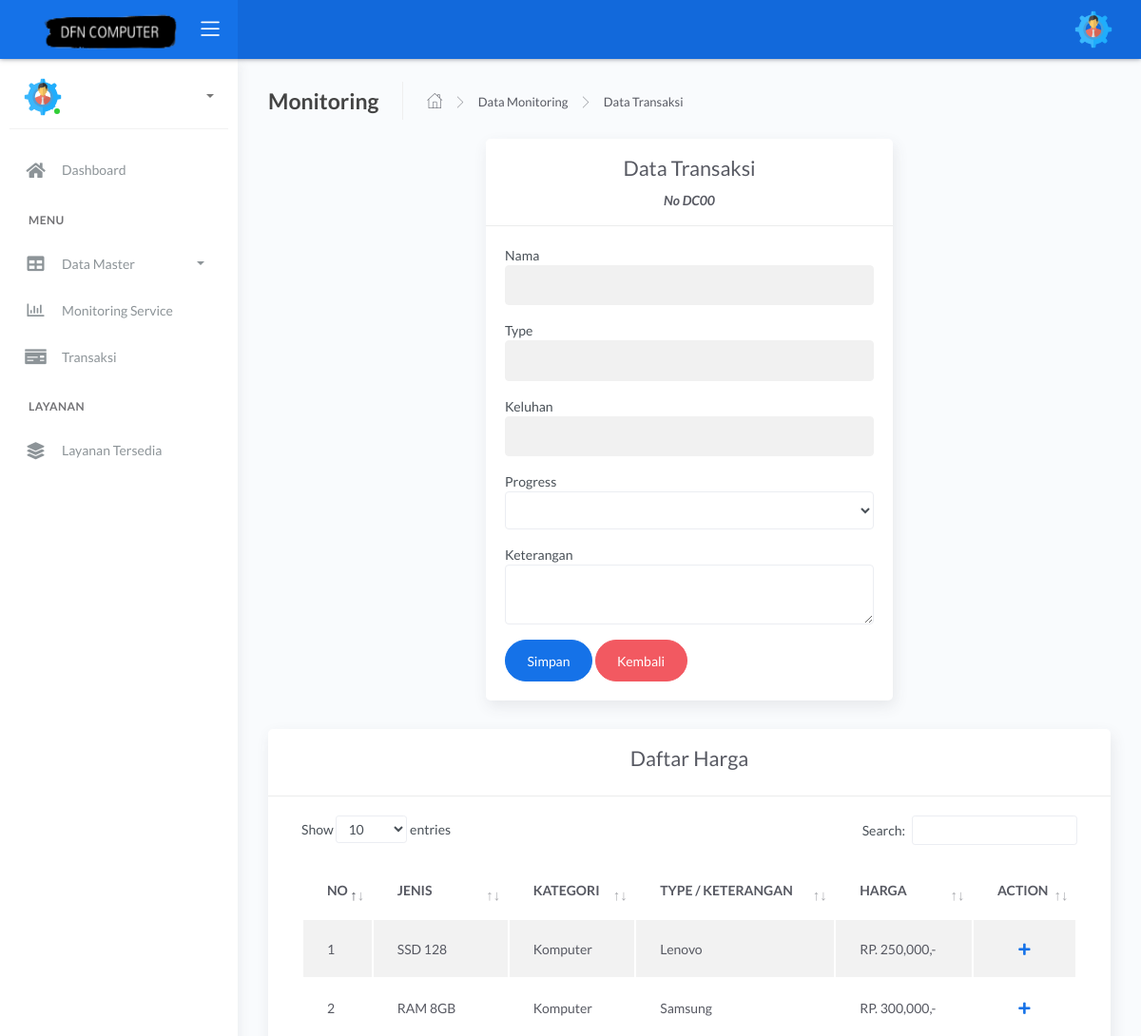
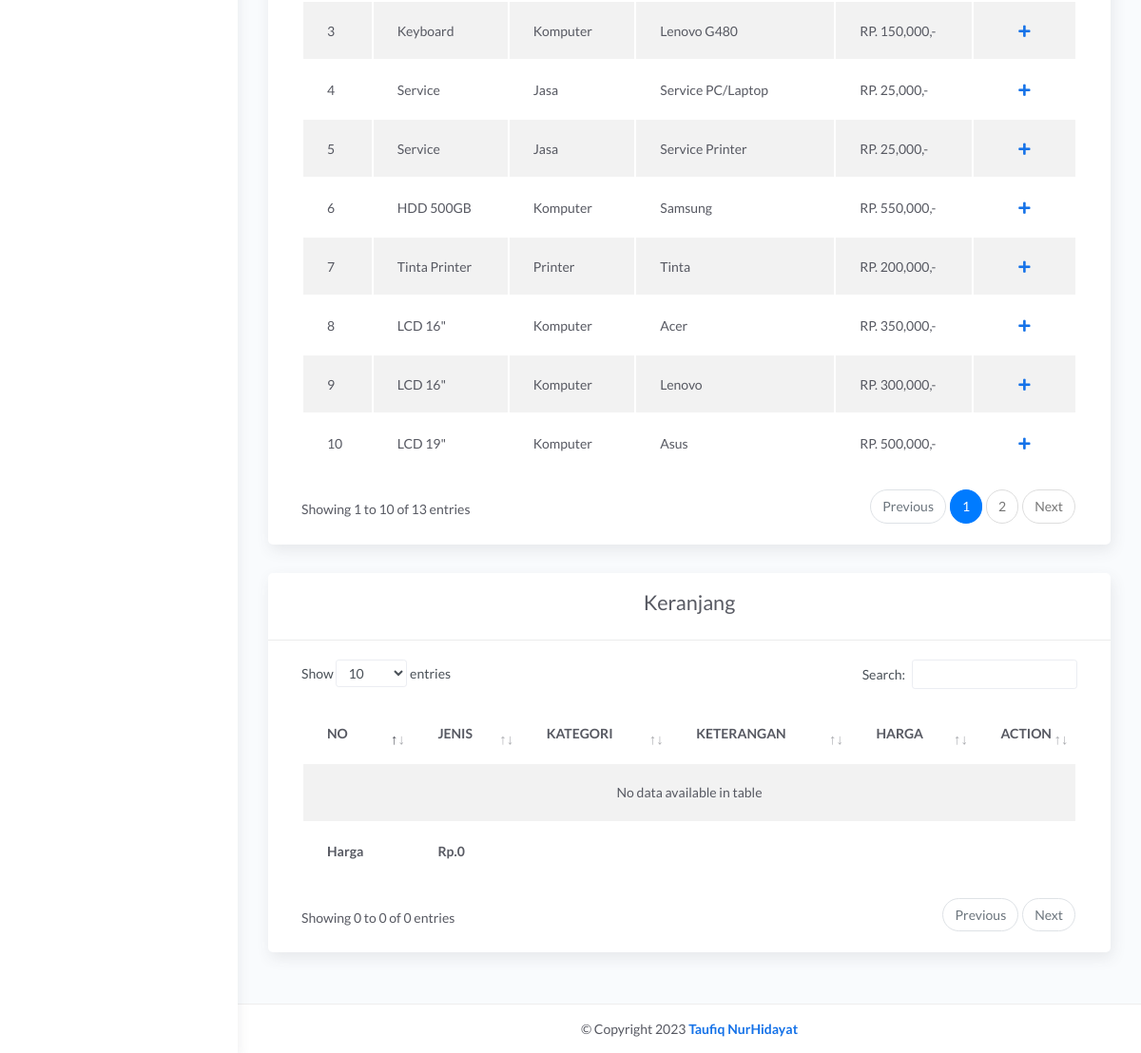
/admin/teknisi/monitoring_transaksi.php, run on the app's committed database (2 pictures, top to bottom).
### tables this page shows
CREATE TABLE `harga` (
  `id_harga` int(11) NOT NULL,
  `jenis` varchar(255) NOT NULL,
  `kategori` varchar(255) NOT NULL,
  `type` varchar(255) NOT NULL,
  `harga` int(11) NOT NULL
);

### admin/teknisi/monitoring_transaksi.php (the view, shortened to what this page needs)
<?php include 'header.php'; ?>
<div class="main-panel">
    <div class="content">
        <div class="page-inner ">
            <div class="page-header">
                <h4 class="page-title">Monitoring</h4>
                <ul class="breadcrumbs">
                    <li class="nav-home">
                        <a href="index.php">
                            <i class="flaticon-home"></i>
                        </a>
                    </li>
                    <li class="separator">
                        <i class="flaticon-right-arrow"></i>
                    </li>
                    <li class="nav-item">
                        <a href="monitoring_service.php">Data Monitoring</a>
                    </li>
                    <li class="separator">
                        <i class="flaticon-right-arrow"></i>
                    </li>
                    <li class="nav-item">
                        <a href="monitoring_transaksi.php?no_service=<?php echo $no_service ?>">Data Transaksi</a>
                    </li>
                </ul>
            </div>
            <div class="row justify-content-center">
                <div class="col-md-6">
                    <div class="card">
                        <div class=" card-header ">
                            <center>
                                <h2>Data Transaksi</h2>
                                <i>
                                    <b>No DC00<?php echo $no_service; ?></b>
                                </i>
                            </center>
                        </div>
                        <div class="card-body">
                            <form action="monitoring_transaksi.php?no_service=<?php echo $no_service ?>" method="post">
                                <form>
                                    <div class="mb-3">
                                        <label class="form-label">Nama</label>
                                        <input type="text" class="form-control" id="nama" name="nama" value="<?php echo $data['nama']; ?>" readonly>
                                    </div>
                                    <div class="mb-3">
                                        <label class="form-label">Type</label>
                                        <input type="text" class="form-control" id="type" name="type" value="<?php echo $data['type']; ?>" readonly>
                                    </div>
                                    <div class="mb-3">
                                        <label class="form-label">Keluhan</label>
                                        <input type="text" class="form-control" id="keluhan" name="keluhan" value="<?php echo $data['keluhan']; ?>" readonly>
                                    </div>
                                    <div class="mb-3">
                                        <label class="form-label">Progress</label>
                                        <select class="form-control input-border-buttom" name="progres" id="progres">
                                            <option selected><?php echo $data['progres']; ?></option>
                                            <option value="Selesai Pengerjaan">Selesai Pengerjaan</option>
                                        </select>
                                    </div>
                                    <div class="mb-3">
                                        <label class="form-label">Keterangan</label>
                                        <textarea type="text" class="form-control" id="keterangan" name="keterangan" required><?php echo $data['keterangan']; ?></textarea>
                                    </div>
                                    <button type="submit" name="simpan" class="btn btn-primary btn-round ml-auto">Simpan</button>
                                    <a type="submit" class="btn btn-danger btn-round ml-auto" href="monitoring_service.php">Kembali</a>
                                </form>
                        </div>
                    </div>
                </div>
            </div>
            <div class="row" id="harga">
                <div class="col-md-12">
                    <div class="card">
                        <div class="card-header ">
                            <center>
                                <h2>Daftar Harga </h2>
                            </center>
                        </div>
                        <div class="card-body">
                            <div class="table-responsive">
                                <table id="tableharga" class="display table table-striped table-hover">
                                    <thead>
                                        <tr>
                                            <th style="width: 1%">NO</th>
                                            <th>JENIS</th>
                                            <th>KATEGORI</th>
                                            <th>TYPE / KETERANGAN</th>
                                            <th>HARGA</th>
                                            <th style="width: 10%">ACTION</th>
                                        </tr>
                                    </thead>
                                    <tbody>
                                        <?php
                                        include '../../koneksi.php';
                                        $no = 1;
                                        $dataharga = mysqli_query($koneksi, "SELECT * FROM harga");
                                        while ($d = mysqli_fetch_array($dataharga)) {
                                        ?>
                                            <tr>
                                                <td><?php echo $no++; ?></td>
                                                <td><?php echo $d['jenis']; ?></td>
                                                <td><?php echo $d['kategori']; ?></td>
                                                <td><?php echo $d['type']; ?></td>
                                                <td>RP. <?php echo number_format($d['harga']) ?>,-</td>
                                                <td>
                                                    <div class="form-button-action">
                                                        <button type="button" data-toggle="modal" title="" class="btn btn-link btn-primary" data-target="#tambah_<?php echo $d['id_harga']; ?>">
                                                            <i class="fa fa-plus"></i>
                                                        </button>
                                                    </div>
                                                <?php
                                            }
                                                ?>
                                                </td>
                                            </tr>
                                    </tbody>
                                </table>
                            </div>
                        </div>
                    </div>
                </div>
            </div>
            <div class="row" id="keranjang">
                <div class="col-md-12">
                    <div class="card">
                        <div class="card-header ">
                            <center>
                                <h2>Keranjang</h2>
                            </center>
                        </div>
                        <div class="card-body">
                            <div class="table-responsive">
                                <table id="tablekeranjang" class="display table table-striped table-hover">
                                    <thead>
                                        <tr>
                                            <th>NO</th>
                                            <th>JENIS</th>
                                            <th>KATEGORI</th>
                                            <th>KETERANGAN</th>
                                            <th>HARGA</th>
                                            <th style="width: 10%">ACTION</th>
                                        </tr>
                                    </thead>
                                    <tbody>
                                        <?php
                                        $total = 0;
                                        ?>
                        </tbody>
                        <tfoot>
                            <tr>
                                <th><b>Harga </b></th>
                                <th><b>Rp.<?php echo number_format($total) ?></b></th>
                            </tr>
                            </table>
                        </div>
                    </div>
                </div>
            </div>
        </div>
    </div>
</div>
<?php include 'footer.php'; ?>
</div>

### data on the page
harga: jenis "SSD 128", kategori "Komputer", type "Lenovo", harga "250,000"
harga: jenis "RAM 8GB", kategori "Komputer", type "Samsung", harga "300,000"
harga: jenis "Keyboard", kategori "Komputer", type "Lenovo G480", harga "150,000"
harga: jenis "Service", kategori "Jasa", type "Service PC/Laptop", harga "25,000"
harga: jenis "Service", kategori "Jasa", type "Service Printer", harga "25,000"
harga: jenis "HDD 500GB", kategori "Komputer", type "Samsung", harga "550,000"
harga: jenis "Tinta Printer", kategori "Printer", type "Tinta", harga "200,000"
harga: jenis "LCD 16\"", kategori "Komputer", type "Acer", harga "350,000"
harga: jenis "LCD 16\"", kategori "Komputer", type "Lenovo", harga "300,000"
harga: jenis "LCD 19\"", kategori "Komputer", type "Asus", harga "500,000"

### other printed values
$total "0"
